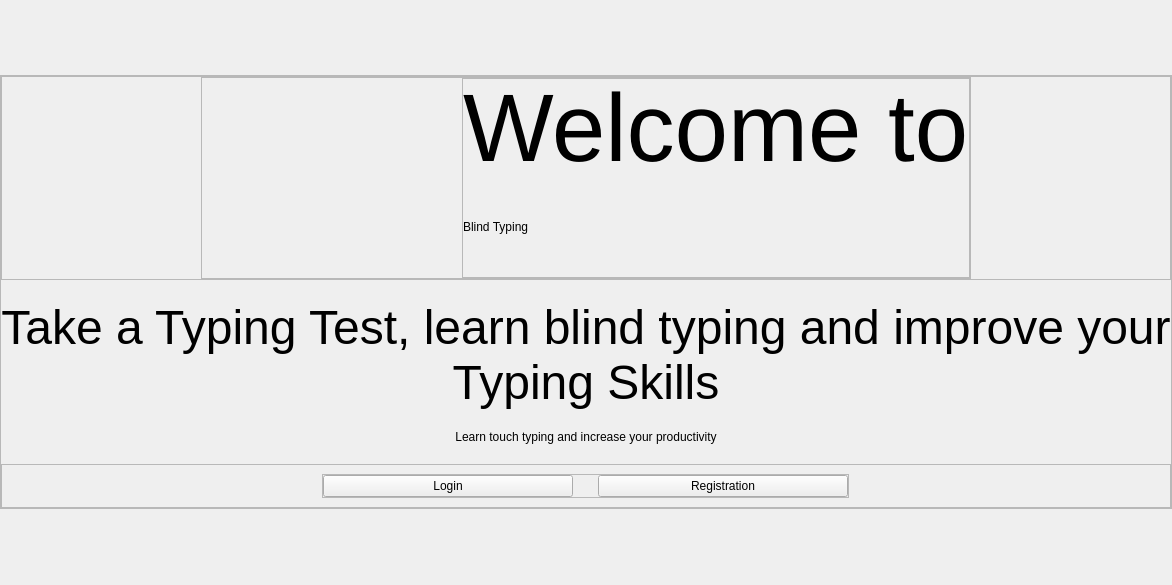
<?xml version="1.0" encoding="UTF-8"?>
<ui version="4.0">
 <class>MainWindow</class>
 <widget class="QMainWindow" name="MainWindow">
  <property name="geometry">
   <rect>
    <x>0</x>
    <y>0</y>
    <width>916</width>
    <height>585</height>
   </rect>
  </property>
  <property name="windowTitle">
   <string>MainWindow</string>
  </property>
  <widget class="QWidget" name="centralwidget">
   <property name="minimumSize">
    <size>
     <width>0</width>
     <height>0</height>
    </size>
   </property>
   <property name="maximumSize">
    <size>
     <width>16777215</width>
     <height>16777215</height>
    </size>
   </property>
   <layout class="QVBoxLayout" name="verticalLayout_2">
    <property name="spacing">
     <number>0</number>
    </property>
    <property name="leftMargin">
     <number>0</number>
    </property>
    <property name="topMargin">
     <number>0</number>
    </property>
    <property name="rightMargin">
     <number>0</number>
    </property>
    <property name="bottomMargin">
     <number>0</number>
    </property>
    <item alignment="Qt::AlignHCenter|Qt::AlignVCenter">
     <widget class="QFrame" name="container">
      <property name="maximumSize">
       <size>
        <width>100000</width>
        <height>100000</height>
       </size>
      </property>
      <property name="frameShape">
       <enum>QFrame::StyledPanel</enum>
      </property>
      <property name="frameShadow">
       <enum>QFrame::Raised</enum>
      </property>
      <layout class="QVBoxLayout" name="verticalLayout_3">
       <property name="spacing">
        <number>20</number>
       </property>
       <property name="leftMargin">
        <number>0</number>
       </property>
       <property name="topMargin">
        <number>0</number>
       </property>
       <property name="rightMargin">
        <number>0</number>
       </property>
       <property name="bottomMargin">
        <number>0</number>
       </property>
       <item>
        <widget class="QFrame" name="logo_container">
         <property name="frameShape">
          <enum>QFrame::StyledPanel</enum>
         </property>
         <property name="frameShadow">
          <enum>QFrame::Raised</enum>
         </property>
         <layout class="QHBoxLayout" name="horizontalLayout_4">
          <property name="spacing">
           <number>0</number>
          </property>
          <property name="leftMargin">
           <number>0</number>
          </property>
          <property name="topMargin">
           <number>0</number>
          </property>
          <property name="rightMargin">
           <number>0</number>
          </property>
          <property name="bottomMargin">
           <number>0</number>
          </property>
          <item alignment="Qt::AlignHCenter">
           <widget class="QFrame" name="frame">
            <property name="frameShape">
             <enum>QFrame::StyledPanel</enum>
            </property>
            <property name="frameShadow">
             <enum>QFrame::Raised</enum>
            </property>
            <layout class="QHBoxLayout" name="horizontalLayout_5">
             <property name="spacing">
              <number>0</number>
             </property>
             <property name="leftMargin">
              <number>0</number>
             </property>
             <property name="topMargin">
              <number>0</number>
             </property>
             <property name="rightMargin">
              <number>0</number>
             </property>
             <property name="bottomMargin">
              <number>0</number>
             </property>
             <item alignment="Qt::AlignVCenter">
              <widget class="QLabel" name="logo">
               <property name="sizePolicy">
                <sizepolicy hsizetype="Preferred" vsizetype="Preferred">
                 <horstretch>0</horstretch>
                 <verstretch>0</verstretch>
                </sizepolicy>
               </property>
               <property name="minimumSize">
                <size>
                 <width>260</width>
                 <height>200</height>
                </size>
               </property>
               <property name="maximumSize">
                <size>
                 <width>300</width>
                 <height>400</height>
                </size>
               </property>
               <property name="text">
                <string/>
               </property>
               <property name="pixmap">
                <pixmap>../images/svg_icon/logo_big.png</pixmap>
               </property>
               <property name="alignment">
                <set>Qt::AlignCenter</set>
               </property>
              </widget>
             </item>
             <item alignment="Qt::AlignVCenter">
              <widget class="QFrame" name="logo_texts">
               <property name="minimumSize">
                <size>
                 <width>0</width>
                 <height>200</height>
                </size>
               </property>
               <property name="maximumSize">
                <size>
                 <width>16777215</width>
                 <height>200</height>
                </size>
               </property>
               <property name="frameShape">
                <enum>QFrame::StyledPanel</enum>
               </property>
               <property name="frameShadow">
                <enum>QFrame::Raised</enum>
               </property>
               <layout class="QVBoxLayout" name="verticalLayout_4">
                <property name="spacing">
                 <number>0</number>
                </property>
                <property name="leftMargin">
                 <number>0</number>
                </property>
                <property name="topMargin">
                 <number>0</number>
                </property>
                <property name="rightMargin">
                 <number>0</number>
                </property>
                <property name="bottomMargin">
                 <number>0</number>
                </property>
                <item alignment="Qt::AlignLeft|Qt::AlignVCenter">
                 <widget class="QLabel" name="logo_text_1">
                  <property name="sizePolicy">
                   <sizepolicy hsizetype="Preferred" vsizetype="Minimum">
                    <horstretch>0</horstretch>
                    <verstretch>0</verstretch>
                   </sizepolicy>
                  </property>
                  <property name="minimumSize">
                   <size>
                    <width>0</width>
                    <height>90</height>
                   </size>
                  </property>
                  <property name="maximumSize">
                   <size>
                    <width>16777215</width>
                    <height>90</height>
                   </size>
                  </property>
                  <property name="font">
                   <font>
                    <pointsize>72</pointsize>
                   </font>
                  </property>
                  <property name="text">
                   <string>Welcome to</string>
                  </property>
                 </widget>
                </item>
                <item alignment="Qt::AlignLeft|Qt::AlignVCenter">
                 <widget class="QLabel" name="logo_text_2">
                  <property name="sizePolicy">
                   <sizepolicy hsizetype="Preferred" vsizetype="Minimum">
                    <horstretch>0</horstretch>
                    <verstretch>0</verstretch>
                   </sizepolicy>
                  </property>
                  <property name="minimumSize">
                   <size>
                    <width>0</width>
                    <height>90</height>
                   </size>
                  </property>
                  <property name="maximumSize">
                   <size>
                    <width>16777215</width>
                    <height>90</height>
                   </size>
                  </property>
                  <property name="text">
                   <string>Blind Typing</string>
                  </property>
                 </widget>
                </item>
               </layout>
              </widget>
             </item>
            </layout>
           </widget>
          </item>
         </layout>
        </widget>
       </item>
       <item>
        <widget class="QLabel" name="label1">
         <property name="font">
          <font>
           <pointsize>36</pointsize>
          </font>
         </property>
         <property name="text">
          <string>Take a Typing Test, learn blind typing and improve your 
Typing Skills</string>
         </property>
         <property name="alignment">
          <set>Qt::AlignCenter</set>
         </property>
        </widget>
       </item>
       <item>
        <widget class="QLabel" name="label2">
         <property name="text">
          <string>Learn touch typing and increase your productivity</string>
         </property>
         <property name="alignment">
          <set>Qt::AlignCenter</set>
         </property>
        </widget>
       </item>
       <item>
        <widget class="QFrame" name="frame_2">
         <property name="frameShape">
          <enum>QFrame::StyledPanel</enum>
         </property>
         <property name="frameShadow">
          <enum>QFrame::Raised</enum>
         </property>
         <layout class="QVBoxLayout" name="verticalLayout_5">
          <item alignment="Qt::AlignHCenter">
           <widget class="QFrame" name="buttons">
            <property name="maximumSize">
             <size>
              <width>600</width>
              <height>16777215</height>
             </size>
            </property>
            <property name="frameShape">
             <enum>QFrame::StyledPanel</enum>
            </property>
            <property name="frameShadow">
             <enum>QFrame::Raised</enum>
            </property>
            <layout class="QHBoxLayout" name="horizontalLayout_6">
             <property name="spacing">
              <number>25</number>
             </property>
             <property name="leftMargin">
              <number>0</number>
             </property>
             <property name="topMargin">
              <number>0</number>
             </property>
             <property name="rightMargin">
              <number>0</number>
             </property>
             <property name="bottomMargin">
              <number>0</number>
             </property>
             <item>
              <widget class="QPushButton" name="login_button">
               <property name="minimumSize">
                <size>
                 <width>250</width>
                 <height>0</height>
                </size>
               </property>
               <property name="text">
                <string>Login</string>
               </property>
              </widget>
             </item>
             <item>
              <widget class="QPushButton" name="registration_button">
               <property name="minimumSize">
                <size>
                 <width>250</width>
                 <height>0</height>
                </size>
               </property>
               <property name="text">
                <string>Registration</string>
               </property>
              </widget>
             </item>
            </layout>
           </widget>
          </item>
         </layout>
        </widget>
       </item>
      </layout>
     </widget>
    </item>
   </layout>
  </widget>
 </widget>
 <resources/>
 <connections/>
</ui>
